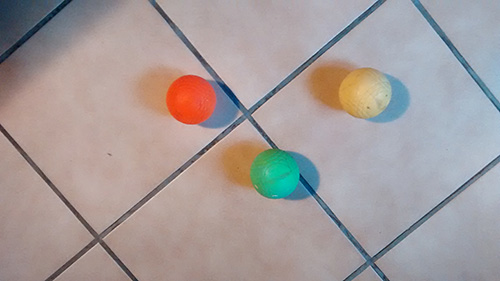
#> input picture testcode/circle-detection-opencv/images/ballz3 - kopie.jpg, 500 x 281 px
$ python detectballz.py --image 'images/ballz3 - kopie.jpg'   (Python 2 division)   (older library calls are emulated)
#> lines starting #> are read from the running program, lines starting #| are printed output that depends on the picture; after the words box and inside, x2 and y2 are one past the last pixel; in counts of white or black regions, pixels touching at a corner belong together; long printed decimals are rounded
import numpy as np
import argparse
import cv2

#should be clientside
# [60 lines left out: functions resizeImage, getClosestPairByRadius, findOthers, findWinner, not called in this run]


# construct the argument parser and parse the arguments
ap = argparse.ArgumentParser()
ap.add_argument("-i", "--image", required = True, help = "Path to the image")
ap.add_argument("-o", "--output", required = False, help = "Output image location")
ap.add_argument("-x","--smallxcoord",required = False, help ="the x coordinate of the small ball")
ap.add_argument("-y","--smallycoord",required = False, help ="the y coordinate of the small ball")

args = vars(ap.parse_args())

image = cv2.imread(args["image"])
#> image is the input picture: shape (281, 500, 3); mean B, G, R 154.9, 155.5, 164.7
#image = resizeImage(image)
height,width,depth = image.shape
#> height = 281; width = 500; depth = 3
output = image.copy()
image = cv2.cvtColor(image, cv2.COLOR_BGR2GRAY)
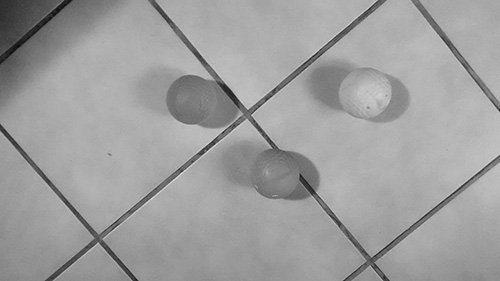
#> image: shape (281, 500); min 2, max 226, mean 158.2


halfheight = height/2;
#> halfheight = 140
halfwidth = width/2;
#> halfwidth = 250
print(height)
#| 281
print(width)
#| 500

clahe = cv2.createCLAHE(clipLimit=2.0, tileGridSize=(8,8))
cl1 = clahe.apply(image)
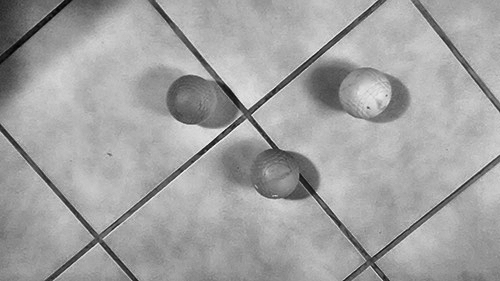
#> cl1: shape (281, 500); min 1, max 237, mean 161.5

cl1 = cv2.medianBlur(cl1,5)

# detect circles
circles = cv2.HoughCircles(cl1, cv2.cv.CV_HOUGH_GRADIENT, 1.8, 75)
#> circles = None

# ensure at least some circles were found
if circles is not None:
	#convert from numpy array to normal list
	mycircles = circles[0].tolist();
	cst = getClosestPairByRadius(mycircles) #also deletes the pairs from the list
	cst = np.round(cst).astype("int")
	#print(cst)

	invalidz = findOthers(cst,mycircles) 	#also deletes the invalid ones
	invalidz = np.round(invalidz).astype("int")


	winner = findWinner(int(halfwidth),int(halfheight),mycircles)
	mycircles = np.round(mycircles).astype("int")

	winner = np.round(winner).astype("int")

	for c in range(len(mycircles)):
		x = mycircles[c][0]
		y = mycircles[c][1]
		r = mycircles[c][2]
		cv2.circle(output, (x, y), r, (255, 0, 0), 4)
		cv2.rectangle(output, (x - 5, y - 5), (x + 5, y + 5), (0, 128, 255), -1)

	# [6 lines of commented-out code are left out]

	for c in range(len(invalidz)):
		x = invalidz[c][0]
		y = invalidz[c][1]
		r = invalidz[c][2]
		cv2.circle(output, (x, y), r, (0, 0, 255), 4)
		cv2.rectangle(output, (x - 5, y - 5), (x + 5, y + 5), (0, 128, 255), -1)

	#draw winner ball
	cv2.circle(output, (winner[0], winner[1]), winner[2], (0, 255, 0), 4)

	#cv2.imwrite(args["output"],output)
	# show the output image
	cv2.imshow("output", output)

cv2.imshow("cl1",cl1)
cv2.waitKey(0)

$ run again, on testcode/circle-detection-opencv/images/ballz3lrg.jpg
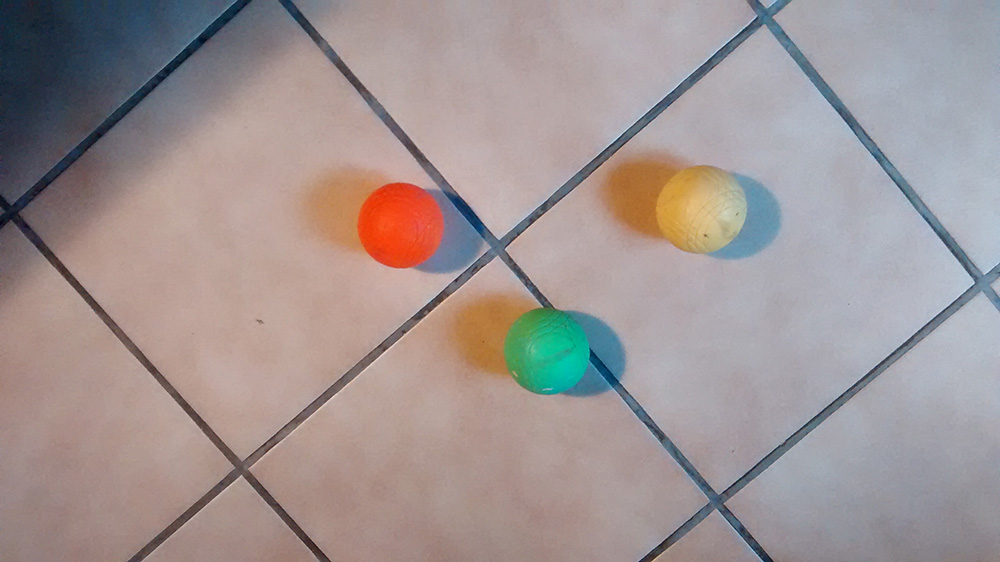
#> input picture testcode/circle-detection-opencv/images/ballz3lrg.jpg, 1000 x 562 px
#> image is the input picture: shape (562, 1000, 3); mean B, G, R 147.4, 148.1, 159.6
#> image: shape (562, 1000)
#| 562
#| 1000
#> `circles = cv2.HoughCircles(cl1, cv2.cv.CV_HOUGH_GRADIENT, 1.8, 75)`: circles = [[701.1, 209.7, 45.18], [546.3, 350.1, 43.92], [476.1, 35.1, 179.6]]
#> `mycircles = circles[0].tolist();`: mycircles has the same summary as circles
#> the loop in getClosestPairByRadius, `for i in range(len(circles)):` made 3 passes
#> after the loop in getClosestPairByRadius, `for i in range(len(circles)):`: closestPair = [[701.1, 209.7, 45.18], [546.3, 350.1, 43.92]]; minRadius = 1.26; tr1 = 0; tr2 = 1
#> `cst = getClosestPairByRadius(mycircles)`: cst = [[701.1, 209.7, 45.18], [546.3, 350.1, 43.92]]
#> `cst = np.round(cst).astype("int")`: cst = [[701, 210, 45], [546, 350, 44]]
#> averageRadiusOfPair = 44
#> the loop in findOthers, `for i in reversed(xrange(len(circles))):` made 3 passes
#> after the loop in findOthers, `for i in reversed(xrange(len(circles))):`: circles = [[701.1, 209.7, 45.18], [546.3, 350.1, 43.92]]; invalid = [[476.1, 35.1, 179.6], [476.1, 35.1, 179.6]]
#> `invalidz = np.round(invalidz).astype("int")`: invalidz = [[476, 35, 180], [476, 35, 180]]
#> the loop in findWinner, `for k in range(len(circles)):` made 2 passes
#> (printed output is left out)
#> after the loop in findWinner, `for k in range(len(circles)):`: minSquareDist = 6918.5; toRemove = 1
#| [546.300, 350.100, 43.920]
#> in findWinner, `winner = circles[toRemove]`: winner = [546.3, 350.1, 43.92]
#> `mycircles = np.round(mycircles).astype("int")`: mycircles = [[701, 210, 45]]
#> `winner = np.round(winner).astype("int")`: winner = [546, 350, 44]
#> the loop `for c in range(len(mycircles)):` made 1 pass
#> after the loop `for c in range(len(mycircles)):`:
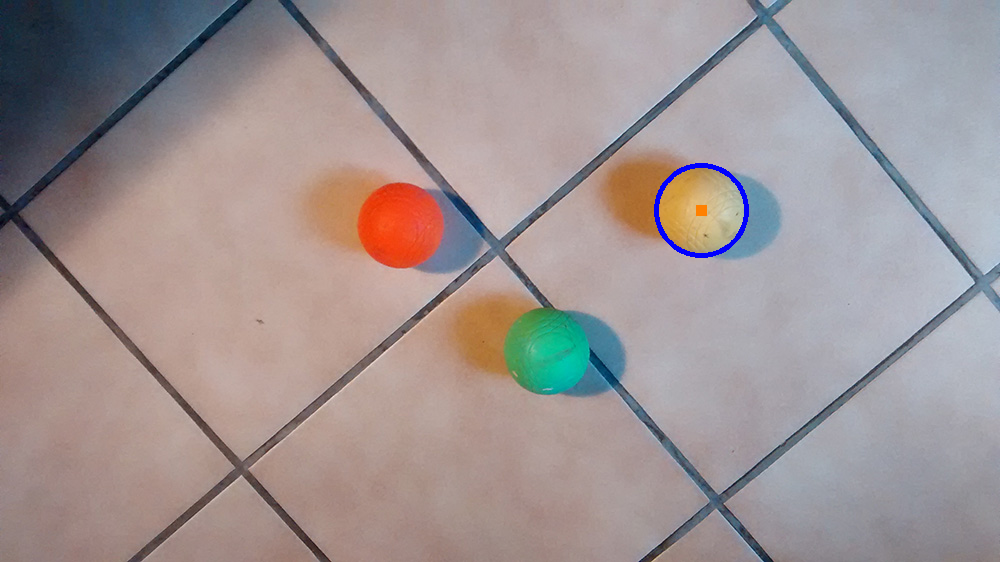
#> output: shape (562, 1000, 3); 0.27% of pixels changed, all inside (x1, y1, x2, y2) = (654, 163, 749, 258)
#> the loop `for c in range(len(invalidz)):` made 2 passes
#> `cv2.circle(output, (winner[0], winner[1]), winner[2], (0, 255, 0), 4)`:
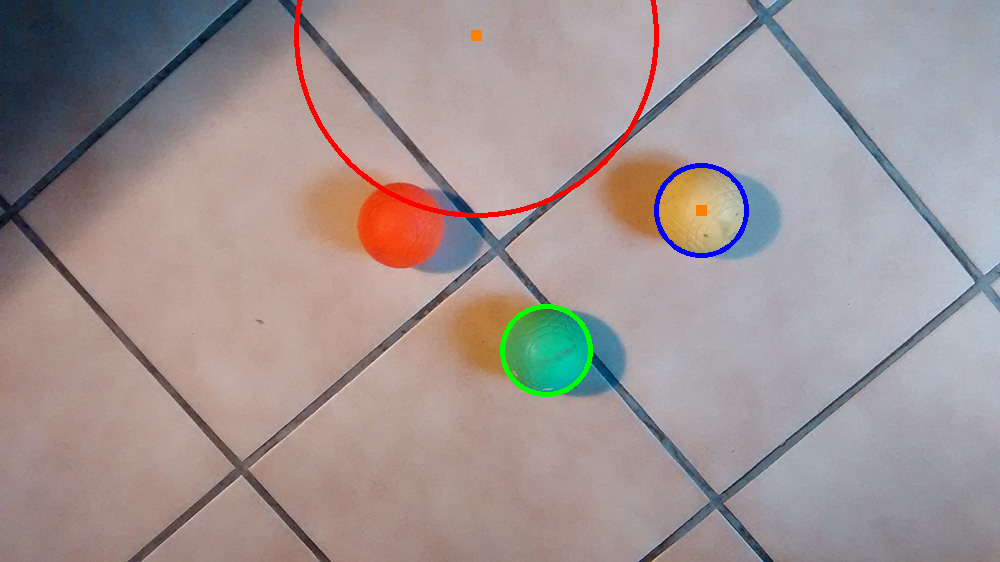
#> output: shape (562, 1000, 3); mean B, G, R 146.7, 147.3, 159.5

$ run again, on testcode/circle-detection-opencv/images/ballz4lrg.jpg
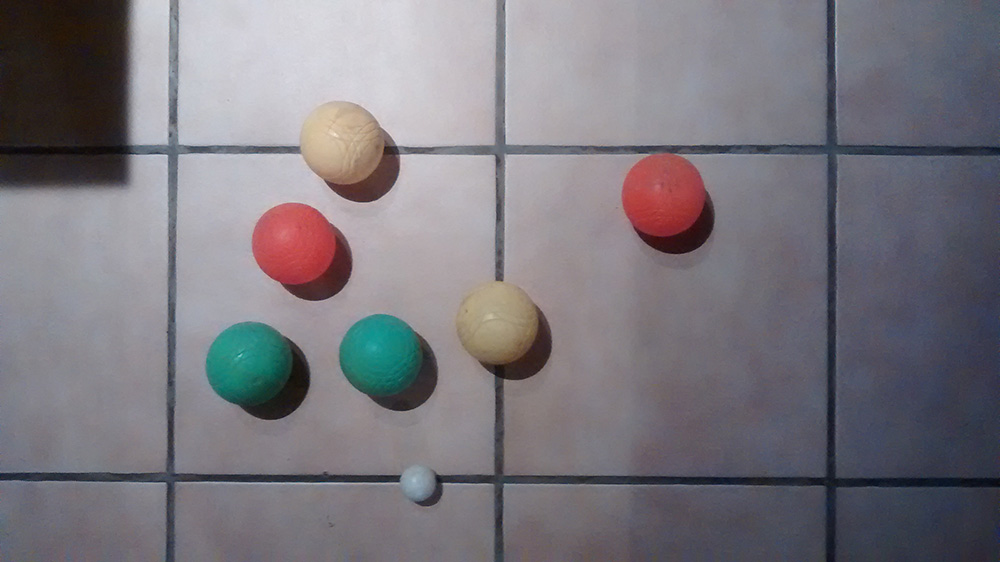
#> input picture testcode/circle-detection-opencv/images/ballz4lrg.jpg, 1000 x 562 px
#> image is the input picture: shape (562, 1000, 3); mean B, G, R 126.1, 119.3, 122.8
#> image: shape (562, 1000)
#| 562
#| 1000
#> `cl1 = clahe.apply(image)`:
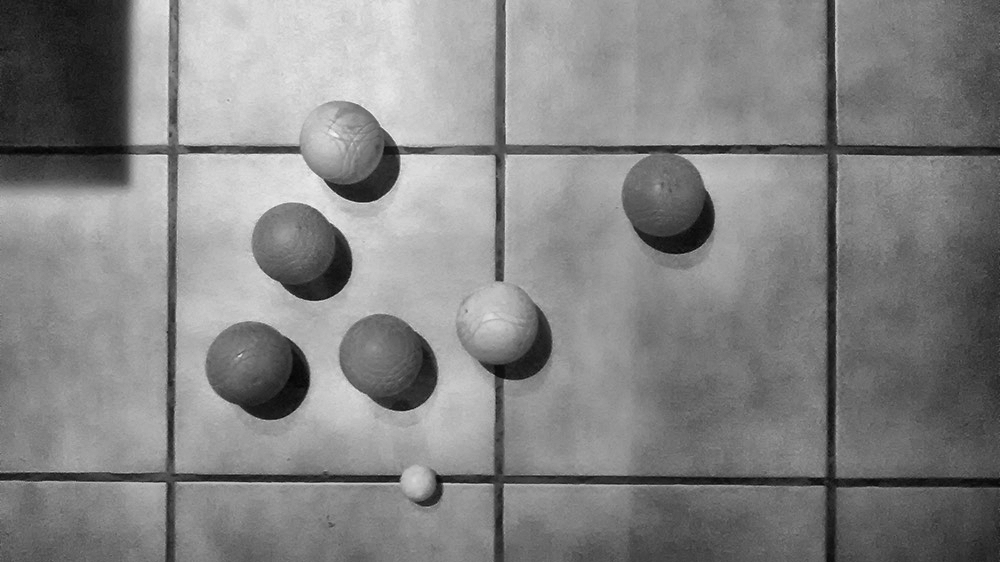
#> cl1: shape (562, 1000); min 3, max 245, mean 131.6
#> `circles = cv2.HoughCircles(cl1, cv2.cv.CV_HOUGH_GRADIENT, 1.8, 75)`: circles = [[380.7, 355.5, 41.4], [663.3, 195.3, 42.3], [341.1, 143.1, 42.12], [495.9, 321.3, 42.48], [267.3, 375.3, 42.48], [294.3, 243.9, 41.58]]
#> `mycircles = circles[0].tolist();`: mycircles has the same summary as circles
#> the loop in getClosestPairByRadius, `for i in range(len(circles)):` made 6 passes
#> after the loop in getClosestPairByRadius, `for i in range(len(circles)):`: closestPair = [[495.9, 321.3, 42.48], [267.3, 375.3, 42.48]]; minRadius = 0; tr1 = 3; tr2 = 4
#> `cst = getClosestPairByRadius(mycircles)`: cst = [[495.9, 321.3, 42.48], [267.3, 375.3, 42.48]]
#> `cst = np.round(cst).astype("int")`: cst = [[496, 321, 42], [267, 375, 42]]
#> averageRadiusOfPair = 42
#> the loop in findOthers, `for i in reversed(xrange(len(circles))):` made 6 passes
#> after the loop in findOthers, `for i in reversed(xrange(len(circles))):`: invalid = []
#> `invalidz = np.round(invalidz).astype("int")`: invalidz = empty array
#> the loop in findWinner, `for k in range(len(circles)):` made 6 passes
#> (printed output is left out)
#> after the loop in findWinner, `for k in range(len(circles)):`: minSquareDist = 1640.9; toRemove = 3
#| [495.900, 321.300, 42.480]
#> in findWinner, `winner = circles[toRemove]`: winner = [495.9, 321.3, 42.48]
#> `mycircles = np.round(mycircles).astype("int")`: mycircles = [[381, 356, 41], [663, 195, 42], [341, 143, 42], [267, 375, 42], [294, 244, 42]]
#> `winner = np.round(winner).astype("int")`: winner = [496, 321, 42]
#> the loop `for c in range(len(mycircles)):` made 5 passes
#> `cv2.circle(output, (winner[0], winner[1]), winner[2], (0, 255, 0), 4)`:
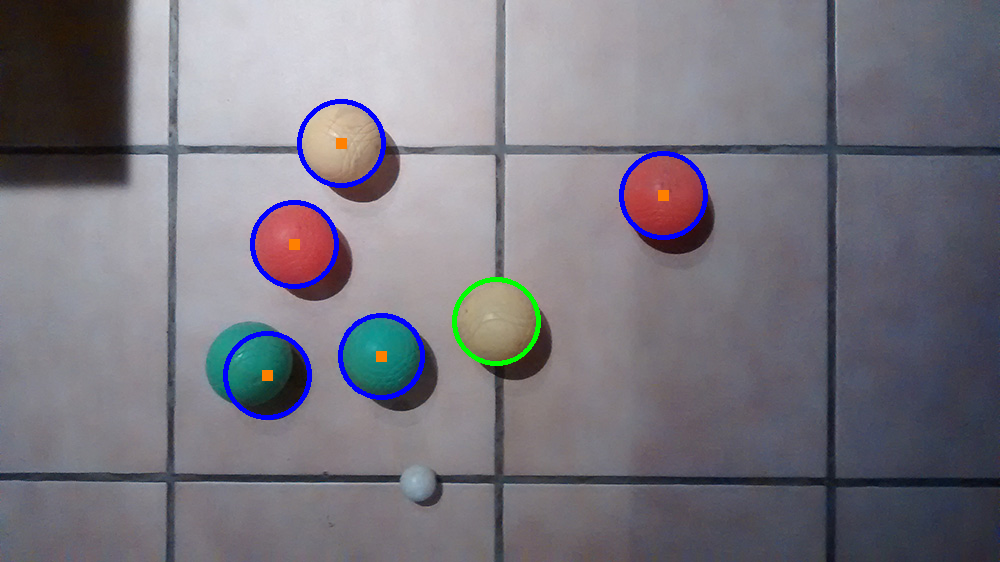
#> output: shape (562, 1000, 3); mean B, G, R 127.5, 118.5, 121.3

$ run again, on testcode/circle-detection-opencv/images/ballz5lrg.jpg
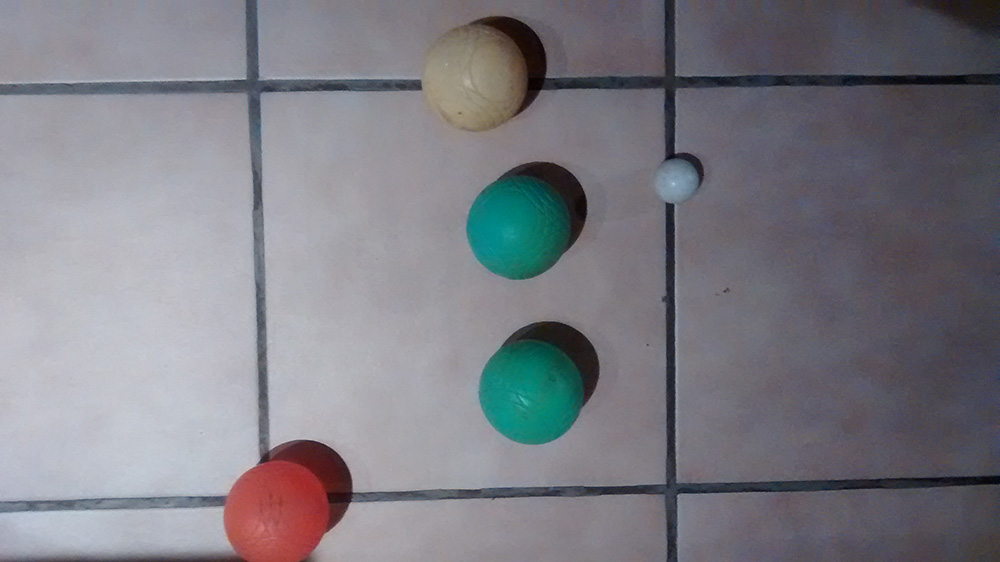
#> input picture testcode/circle-detection-opencv/images/ballz5lrg.jpg, 1000 x 562 px
#> image is the input picture: shape (562, 1000, 3); mean B, G, R 131.6, 124.4, 125
#> image: shape (562, 1000)
#| 562
#| 1000
#> `cl1 = clahe.apply(image)`:
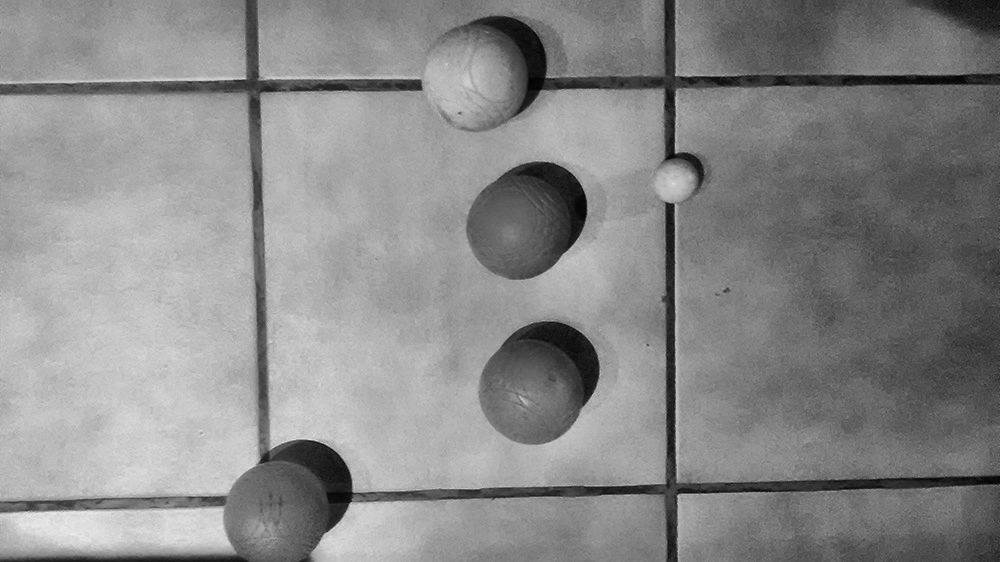
#> cl1: shape (562, 1000); min 1, max 233, mean 137.2
#> `circles = cv2.HoughCircles(cl1, cv2.cv.CV_HOUGH_GRADIENT, 1.8, 75)`: circles = [[531.9, 393.3, 51.48], [517.5, 225.9, 52.38], [301.5, 488.7, 50.22], [485.1, 65.7, 60.48]]
#> `mycircles = circles[0].tolist();`: mycircles has the same summary as circles
#> the loop in getClosestPairByRadius, `for i in range(len(circles)):` made 4 passes
#> after the loop in getClosestPairByRadius, `for i in range(len(circles)):`: closestPair = [[531.9, 393.3, 51.48], [517.5, 225.9, 52.38]]; minRadius = 0.9; tr1 = 0; tr2 = 1
#> `cst = getClosestPairByRadius(mycircles)`: cst = [[531.9, 393.3, 51.48], [517.5, 225.9, 52.38]]
#> `cst = np.round(cst).astype("int")`: cst = [[532, 393, 51], [518, 226, 52]]
#> averageRadiusOfPair = 51
#> the loop in findOthers, `for i in reversed(xrange(len(circles))):` made 4 passes
#> after the loop in findOthers, `for i in reversed(xrange(len(circles))):`: invalid = []
#> `invalidz = np.round(invalidz).astype("int")`: invalidz = empty array
#> the loop in findWinner, `for k in range(len(circles)):` made 4 passes
#> (printed output is left out)
#> after the loop in findWinner, `for k in range(len(circles)):`: minSquareDist = 3342.3; toRemove = 1
#| [517.5, 225.900, 52.380]
#> in findWinner, `winner = circles[toRemove]`: winner = [517.5, 225.9, 52.38]
#> `mycircles = np.round(mycircles).astype("int")`: mycircles = [[532, 393, 51], [302, 489, 50], [485, 66, 60]]
#> `winner = np.round(winner).astype("int")`: winner = [518, 226, 52]
#> the loop `for c in range(len(mycircles)):` made 3 passes
#> `cv2.circle(output, (winner[0], winner[1]), winner[2], (0, 255, 0), 4)`:
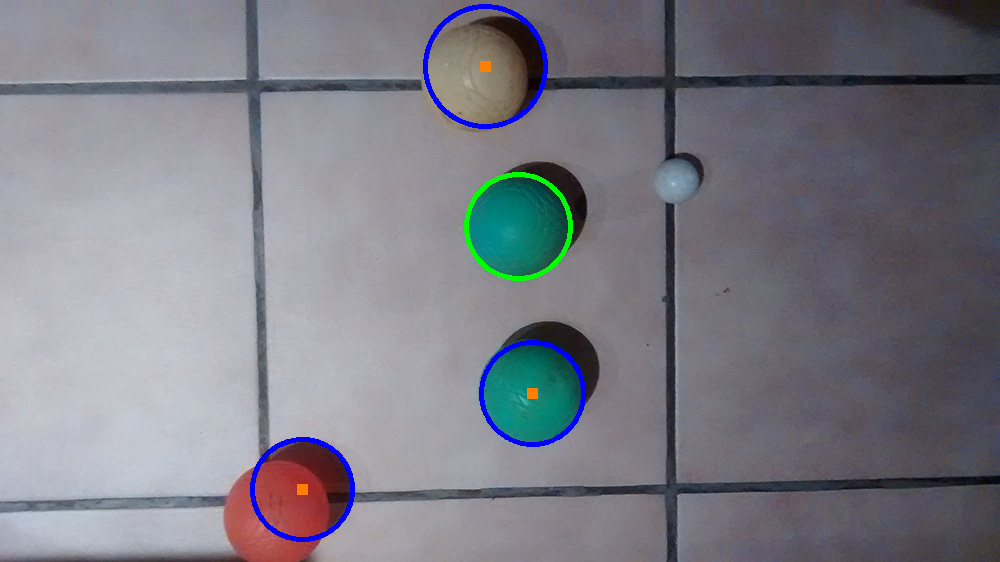
#> output: shape (562, 1000, 3); mean B, G, R 132.7, 124, 123.9
